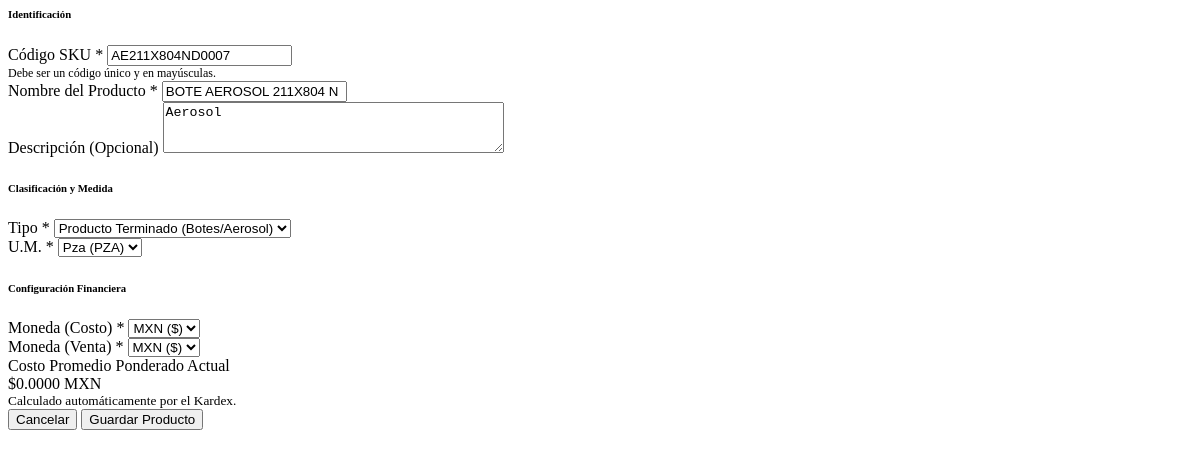
The page /inventario/catalogo/editar/10/ (signed in) on the database as committed earlier.
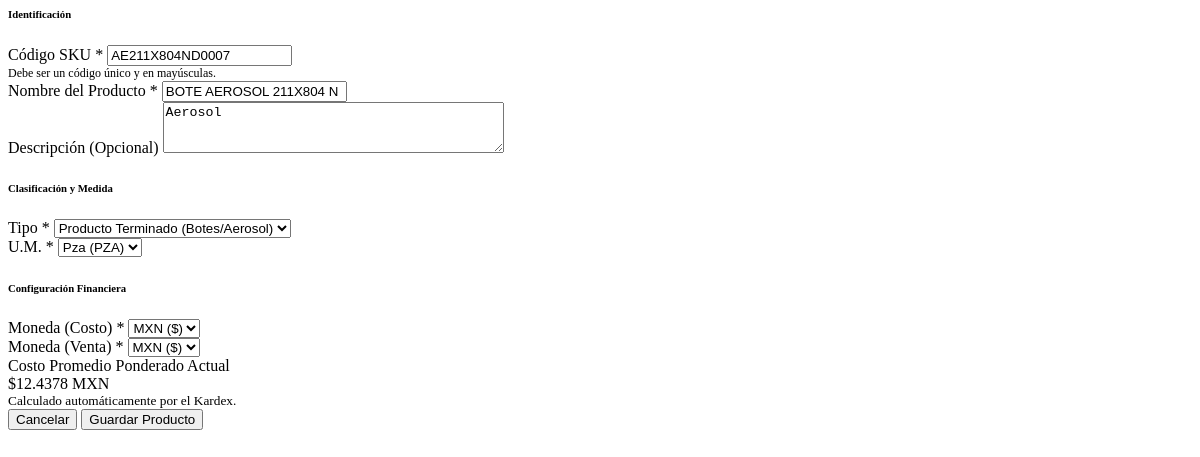
The same page on the database as committed later.
### inventario/models.py (models this page shows, shortened)
class Producto(models.Model):
    MATERIA_PRIMA = 'MP'
    COMPONENTE = 'CP'
    PRODUCTO_TERMINADO = 'PT'
    TIPO_PRODUCTO_CHOICES = [
        (MATERIA_PRIMA, 'Materia Prima (Químicos/Hojalata)'),
        (COMPONENTE, 'Componente (Válvulas/Tapas)'),
        (PRODUCTO_TERMINADO, 'Producto Terminado (Botes/Aerosol)'),
    ]
    nombre = models.CharField(max_length=255)
    sku = models.CharField(max_length=50, unique=True, help_text="Ej: AE-001 (Aerosol) o MP-BAR-EPO (Barniz)")
    descripcion = models.TextField(blank=True, null=True)
    tipo = models.CharField(max_length=2, choices=TIPO_PRODUCTO_CHOICES, default=PRODUCTO_TERMINADO)
    unidad_medida = models.ForeignKey(UnidadMedida, on_delete=models.PROTECT, help_text="Ej: Pza, Kg")
    moneda_base_costo = models.ForeignKey(
        Moneda, on_delete=models.PROTECT, related_name='productos_costo', help_text="Moneda en la que se rastrea el costo promedio"
    )
    moneda_base_venta = models.ForeignKey(
        Moneda, on_delete=models.PROTECT, related_name='productos_venta', help_text="Moneda de referencia para precios de venta"
    )
    costo_promedio_mxn = models.DecimalField(
        max_digits=18, decimal_places=6, default=Decimal('0.000000'), help_text="Costo promedio unitario en MXN para contabilidad"
    )
    class Meta:
        verbose_name = "Producto"
        verbose_name_plural = "Catálogo de Productos"

### inventario/views.py (the view)
# urls.py: path('catalogo/editar/<int:pk>/', views.guardar_producto_view, name='producto_editar'),
@login_required
@permission_required('inventario.change_producto', raise_exception=True) # Seguridad basada en roles
def guardar_producto_view(request, pk=None):
    if pk:
        producto = get_object_or_404(Producto, pk=pk)
    else:
        producto = Producto()
    if request.method == 'POST':
        form = ProductoForm(request.POST, instance=producto)
        if form.is_valid():
            form.save()
            response = HttpResponse()
            response['HX-Trigger'] = 'productoGuardado'
            return response
    else:
        form = ProductoForm(instance=producto)
    return render(request, 'inventario/partials/_producto_form.html', {'form': form, 'producto': producto})
    pass

### general/models.py (called while the page is built)
    def __str__(self):
        return f"{self.codigo} ({self.simbolo})"

### inventario/models.py (called while the page is built)
    def __str__(self):
        return f"{self.nombre} ({self.codigo})"

### inventario/templates/inventario/partials/_producto_form.html (shortened to what this page needs)
<form hx-post="{% if producto.id %}{% url 'inventario:producto_editar' producto.id %}{% else %}{% url 'inventario:producto_crear' %}{% endif %}"
      hx-target="#offcanvas-content"
      hx-swap="innerHTML"
      class="needs-validation">
    <h6 class="text-uppercase text-muted fw-bold small mb-3 border-bottom pb-2">Identificación</h6>
    <div class="mb-3">
        <label for="{{ form.sku.id_for_label }}" class="form-label small fw-semibold text-dark">Código SKU <span class="text-danger">*</span></label>
        {{ form.sku }}
        <div class="form-text" style="font-size: 0.75rem;">Debe ser un código único y en mayúsculas.</div>
    </div>
    <div class="mb-3">
        <label for="{{ form.nombre.id_for_label }}" class="form-label small fw-semibold text-dark">Nombre del Producto <span class="text-danger">*</span></label>
        {{ form.nombre }}
    </div>
    <div class="mb-4">
        <label for="{{ form.descripcion.id_for_label }}" class="form-label small fw-semibold text-dark">Descripción (Opcional)</label>
        {{ form.descripcion }}
    </div>
    <h6 class="text-uppercase text-muted fw-bold small mb-3 border-bottom pb-2">Clasificación y Medida</h6>
    <div class="row g-3 mb-4">
        <div class="col-md-6">
            <label for="{{ form.tipo.id_for_label }}" class="form-label small fw-semibold text-dark">Tipo <span class="text-danger">*</span></label>
            {{ form.tipo }}
        </div>
        <div class="col-md-6">
            <label for="{{ form.unidad_medida.id_for_label }}" class="form-label small fw-semibold text-dark">U.M. <span class="text-danger">*</span></label>
            {{ form.unidad_medida }}
        </div>
    </div>
    <h6 class="text-uppercase text-muted fw-bold small mb-3 border-bottom pb-2">Configuración Financiera</h6>
    <div class="row g-3 mb-4">
        <div class="col-md-6">
            <label for="{{ form.moneda_base_costo.id_for_label }}" class="form-label small fw-semibold text-dark">Moneda (Costo) <span class="text-danger">*</span></label>
            {{ form.moneda_base_costo }}
        </div>
        <div class="col-md-6">
            <label for="{{ form.moneda_base_venta.id_for_label }}" class="form-label small fw-semibold text-dark">Moneda (Venta) <span class="text-danger">*</span></label>
            {{ form.moneda_base_venta }}
        </div>
    </div>
    {% if producto.id %}
    <div class="p-3 bg-light rounded-3 border mb-4">
        <label class="form-label small fw-semibold text-muted mb-0">Costo Promedio Ponderado Actual</label>
        <div class="fs-5 fw-bold text-dark">${{ producto.costo_promedio_mxn|floatformat:4 }} <span class="fs-6 text-muted">MXN</span></div>
        <small class="text-muted d-block mt-1">Calculado automáticamente por el Kardex.</small>
    </div>
    {% endif %}
    <div class="d-flex justify-content-end gap-2 mt-4 pt-3 border-top">
        <button type="button" class="btn btn-light border shadow-sm" data-bs-dismiss="offcanvas">Cancelar</button>
        {% if perms.inventario.change_producto %}
        <button type="submit" class="btn btn-primary shadow-sm">
             Guardar Producto
        </button>
        {% endif %}
    </div>
</form>

Rows that differ between the two databases and show on the page:
changed Producto "AE211X804ND0007": costo_promedio_mxn "0.0000" → "12.4378"
